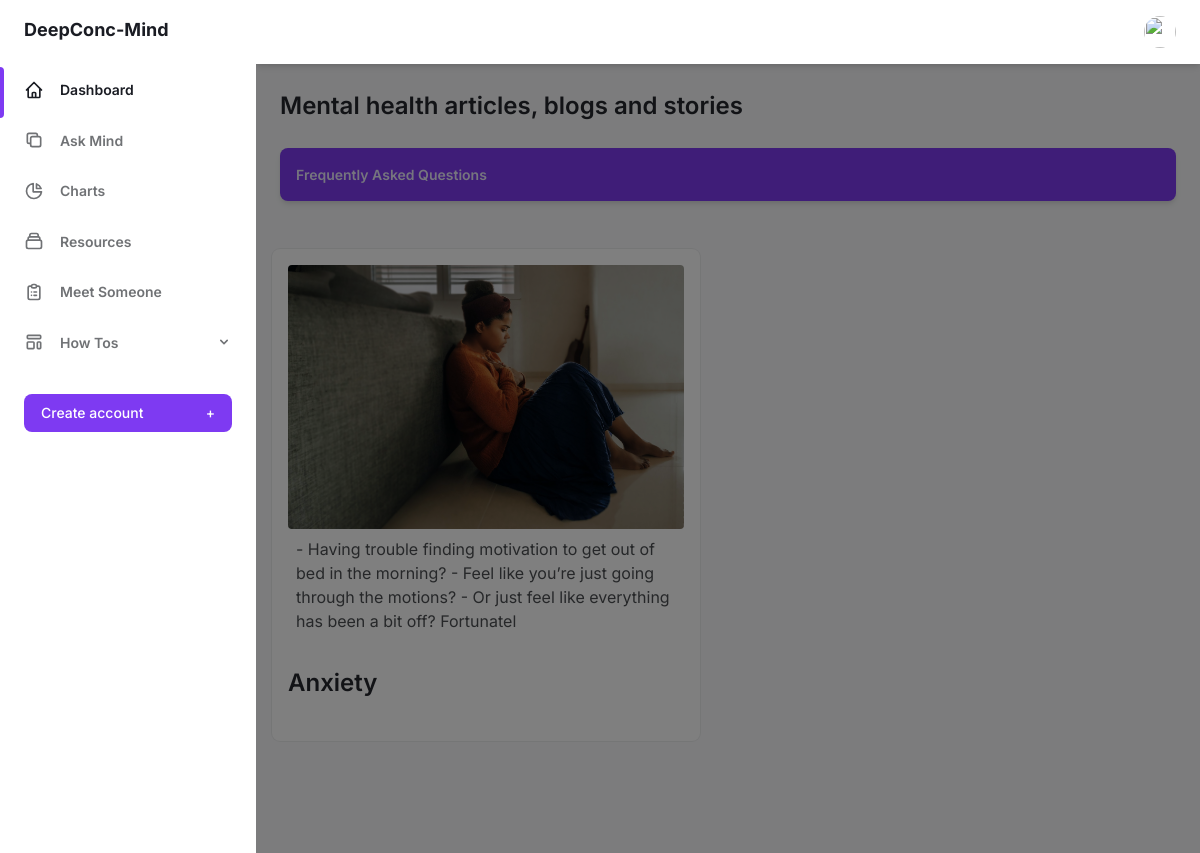
Page /blog/blogs on the committed database.
### blog/models.py (models this page shows, shortened)
class Blog(models.Model):
    title = models.CharField(max_length=200)
    category = models.ForeignKey(Category, on_delete=models.CASCADE)
    author = models.ForeignKey(Author, on_delete=models.CASCADE)
    image = models.ImageField(upload_to='images/')
    pub_date = models.DateTimeField('date published')
    body = models.TextField()
    def summary(self):
        return self.body[:200]

class Category(models.Model):
    name = models.CharField(max_length=200)
    def __str__(self):
        return self.name

### blog/views.py (the view)
# urls.py: 2. Add a URL to urlpatterns:  path('blog/', include('blog.urls'))
def blog(request):
    blogs = Blog.objects.all()
    context = {'blogs' : blogs}
    template_name = 'blog/blogs.html'
    return render(request=request,
                  template_name=template_name,
                  context= context)

### blog/templates/blog/blogs.html (shortened to what this page needs)
{% extends 'base.html' %}
{% block content %}
{% load socialaccount %}
<main class="h-full pb-16 overflow-y-auto">
  <div class="container px-6 mx-auto grid">
    <h2 class="my-6 text-2xl font-semibold text-gray-700 dark:text-gray-200">
      Mental health articles, blogs and stories
    </h2>
    <a
      class="flex items-center justify-between p-4 mb-8 text-sm font-semibold text-purple-100 bg-purple-600 rounded-lg shadow-md focus:outline-none focus:shadow-outline-purple"
      href=""
    >
      <div class="flex items-center text-center">
        Frequently Asked Questions
      </div>
    </a>
  </div>
  <section class="blogs">
    <div class="grid gap-6 mb-8 md:grid-cols-2">
      {% if blogs %} {% for blog in blogs %}
      <a href="{% url 'blog:blog_detail' blog.id %}" class="p-4">
        <div
          class="p-y-2 relative min-w-0 p-4 bg-white rounded-lg shadow-xs dark:bg-gray-800"
        >
          <img
            class="object-cover w-full h-64 rounded"
            src="/media/{{blog.image}}"
            alt=""
            aria-hidden="true"
          />
          <p class="text-gray-600 p-2 dark:text-gray-400">{{blog.summary}}</p>
          <h2
            class="my-6 text-2xl font-semibold text-gray-700 dark:text-gray-200"
          >
            {{blog.category}}
          </h2>
        </div>
      </a>
      {% endfor %} {% endif %}
    </div>
  </section>
</main>
{% endblock content %}

### rows in the picture
Blog: image (picture), summary "- Having trouble finding motivation to get out of bed in the morning? - Feel like you’re just going through the motions? - Or just feel like everything has been a bit off? Fortunatel", category "Anxiety"
